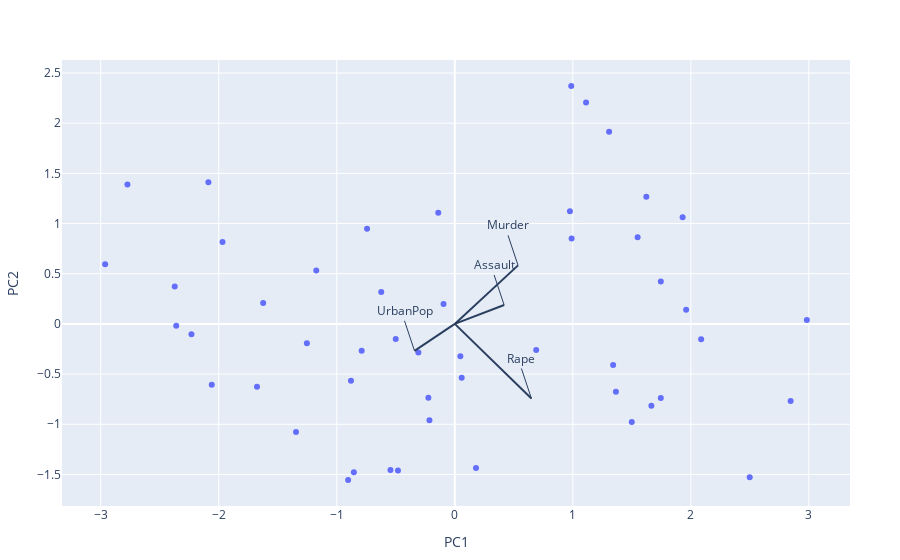

Source (notebook cell):
### Code cell
features = [:Murder, :Assault, :UrbanPop, :Rape]
plot(pca_df, x=:PC1, y=:PC2, mode="markers",text=:city,
    Layout(
        shapes=[
            line(x0=0, y0=0, x1=proj[1, i], y1=proj[2, i])
            for i in 1:length(features)
        ],
        annotations=[
            attr(
                x=proj[1, i], y=proj[2, i], text=features[i],
                xanchor="center", yanchor="bottom"
            )
            for i in 1:length(features)
        ]
        )) 
#Hover over the dots to see the corresponding city label

### Figure 1 — Plotly figure (JSON) as saved in the notebook; plotly's stock layout.template omitted (floating-point values rounded to 4 significant figures)
{"data": [{"mode": "markers", "text": ["Alabama", "Alaska", "Arizona", "Arkansas", "California", "Colorado", "Connecticut", "Delaware", "Florida", "Georgia", "Hawaii", "Idaho", "Illinois", "Indiana", "Iowa", "Kansas", "Kentucky", "Louisiana", "Maine", "Maryland", "Massachusetts", "Michigan", "Minnesota", "Mississippi", "Missouri", "Montana", "Nebraska", "Nevada", "New Hampshire", "New Jersey", "New Mexico", "New York", "North Carolina", "North Dakota", "Ohio", "Oklahoma", "Oregon", "Pennsylvania", "Rhode Island", "South Carolina", "South Dakota", "Tennessee", "Texas", "Utah", "Vermont", "Virginia", "Washington", "West Virginia", "Wisconsin", "Wyoming"], "type": "scatter", "x": [0.9757, 1.931, 1.745, -0.14, 2.499, 1.499, -1.345, 0.04723, 2.983, 1.623, -0.9035, -1.623, 1.365, -0.5004, -2.231, -0.7889, -0.7433, 1.549, -2.373, 1.746, -0.4813, 2.087, -1.676, 0.9865, 0.6898, -1.174, -1.253, 2.846, -2.36, 0.1797, 1.96, 1.666, 1.112, -2.962, -0.2237, -0.3086, 0.05853, -0.8795, -0.8551, 1.307, -1.968, 0.9897, 1.342, -0.545, -2.773, -0.09537, -0.2147, -2.087, -2.059, -0.6231], "xaxis": "x", "y": [1.122, 1.062, -0.7385, 1.109, -1.527, -0.9776, -1.078, -0.3221, 0.03883, 1.266, -1.555, 0.2089, -0.675, -0.15, -0.103, -0.2674, 0.9488, 0.8623, 0.3726, 0.4234, -1.46, -0.1538, -0.6259, 2.37, -0.2607, 0.5315, -0.192, -0.7678, -0.0179, -1.435, 0.1414, -0.8149, 2.206, 0.5931, -0.7348, -0.285, -0.536, -0.5654, -1.477, 1.914, 0.8151, 0.8516, -0.4083, -1.457, 1.388, 0.1977, -0.9604, 1.411, -0.6051, 0.3178], "yaxis": "y"}], "layout": {"annotations": [{"text": "Murder", "x": 0.5359, "xanchor": "center", "y": 0.5832, "yanchor": "bottom"}, {"text": "Assault", "x": 0.4182, "xanchor": "center", "y": 0.188, "yanchor": "bottom"}, {"text": "UrbanPop", "x": -0.3412, "xanchor": "center", "y": -0.2681, "yanchor": "bottom"}, {"text": "Rape", "x": 0.6492, "xanchor": "center", "y": -0.7434, "yanchor": "bottom"}], "legend": {"tracegroupgap": 0}, "margin": {"b": 50, "l": 50, "r": 50, "t": 60}, "shapes": [{"type": "line", "x0": 0, "x1": 0.5359, "y0": 0, "y1": 0.5832}, {"type": "line", "x0": 0, "x1": 0.4182, "y0": 0, "y1": 0.188}, {"type": "line", "x0": 0, "x1": -0.3412, "y0": 0, "y1": -0.2681}, {"type": "line", "x0": 0, "x1": 0.6492, "y0": 0, "y1": -0.7434}], "xaxis": {"title": {"text": "PC1"}}, "yaxis": {"title": {"text": "PC2"}}}}
